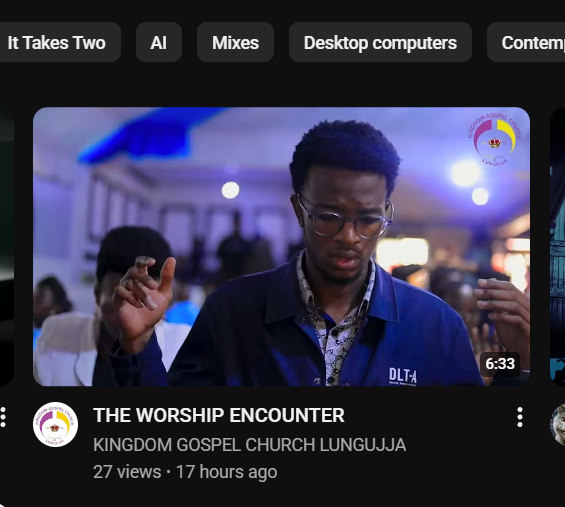
#> input picture week1/masala.png, 565 x 507 px
$ python day2.py
#> lines starting #> are read from the running program, lines starting #| are printed output that depends on the picture
# Week 1 - Day 2
# Learned: grayscale removes the 3rd dimension — shape goes from (H, W, 3) to (H, W)
# Each pixel in grayscale is one number 0-255, not three
# cmap='gray' required in matplotlib to display grayscale correctly

import cv2 as cv
import numpy as np
import matplotlib.pyplot as plt

image = cv.imread("masala.png")
#> image is the input picture: shape (507, 565, 3); mean B, G, R 74.3, 52.3, 54

gray = cv.cvtColor(image, cv.COLOR_BGR2GRAY)
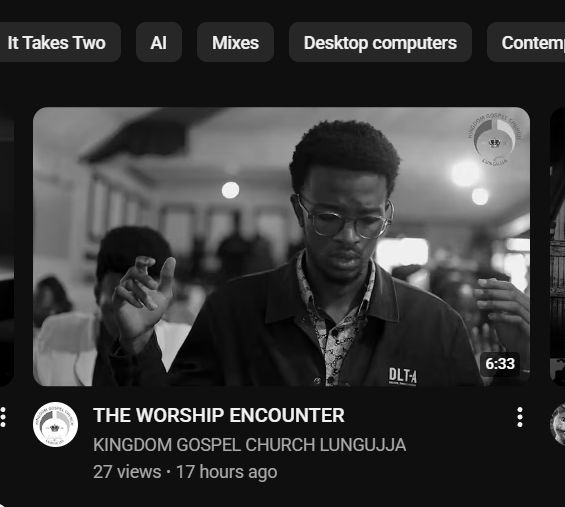
#> gray: shape (507, 565); min 0, max 255, mean 55.3

print("Original shape:", image.shape)
#| Original shape: (507, 565, 3)
print("Gray shape:", gray.shape)
#| Gray shape: (507, 565)
print("Max pixel: ", np.max(image))
#| Max pixel:  255
print("Min pixel: ", np.min(image))
#| Min pixel:  0
print("Data type: ", image.dtype)
#| Data type:  uint8
print("top left pixel: ", gray[0, 0])
#| top left pixel:  15

fig, axes = plt.subplots(1, 2, figsize=(10,5))
axes[0].imshow(cv.cvtColor(image, cv.COLOR_BGR2RGB))
axes[0].set_title("Original")
axes[1].imshow(gray, cmap='gray')
axes[1].set_title("Grayscale")
for ax in axes:
    ax.axis('off')
plt.tight_layout()
plt.show()
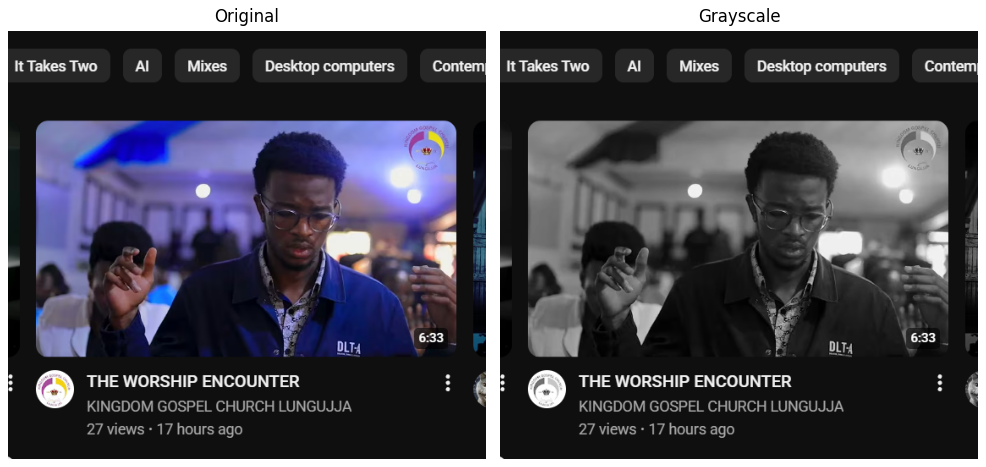
#> figure drawn by matplotlib, 2 panels
